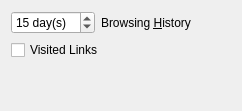
        <widget class="QWidget" name="history_page">
         <layout class="QVBoxLayout" name="verticalLayout_12">
          <item>
           <layout class="QHBoxLayout" name="horizontalLayout_10">
            <item>
             <widget class="QSpinBox" name="browsing_history">
              <property name="toolTip">
               <string>&lt;html&gt;&lt;head/&gt;&lt;body&gt;&lt;p&gt;Set to zero to disable the browsing history. If browsing history is disabled, the History window will contain session-only entries.&lt;/p&gt;&lt;/body&gt;&lt;/html&gt;</string>
              </property>
              <property name="suffix">
               <string> day(s)</string>
              </property>
              <property name="maximum">
               <number>365</number>
              </property>
              <property name="value">
               <number>15</number>
              </property>
             </widget>
            </item>
            <item>
             <widget class="QLabel" name="label_19">
              <property name="text">
               <string>Browsing &amp;History</string>
              </property>
              <property name="buddy">
               <cstring>browsing_history</cstring>
              </property>
             </widget>
            </item>
            <item>
             <spacer name="horizontalSpacer_12">
              <property name="orientation">
               <enum>Qt::Horizontal</enum>
              </property>
              <property name="sizeHint" stdset="0">
               <size>
                <width>40</width>
                <height>20</height>
               </size>
              </property>
             </spacer>
            </item>
           </layout>
          </item>
          <item>
           <widget class="QCheckBox" name="visited_links">
            <property name="toolTip">
             <string>&lt;html&gt;&lt;head/&gt;&lt;body&gt;&lt;p&gt;Grant write permissions to the local Visited Links file. Links which are included in the Visited Links file will be colored when they are rendered by a page. Please restart Dooble if Visited Links is modified.&lt;/p&gt;&lt;/body&gt;&lt;/html&gt;</string>
            </property>
            <property name="text">
             <string>Visited Links</string>
            </property>
           </widget>
          </item>
          <item>
           <spacer name="verticalSpacer_7">
            <property name="orientation">
             <enum>Qt::Vertical</enum>
            </property>
            <property name="sizeHint" stdset="0">
             <size>
              <width>20</width>
              <height>40</height>
             </size>
            </property>
           </spacer>
          </item>
         </layout>
        </widget>
